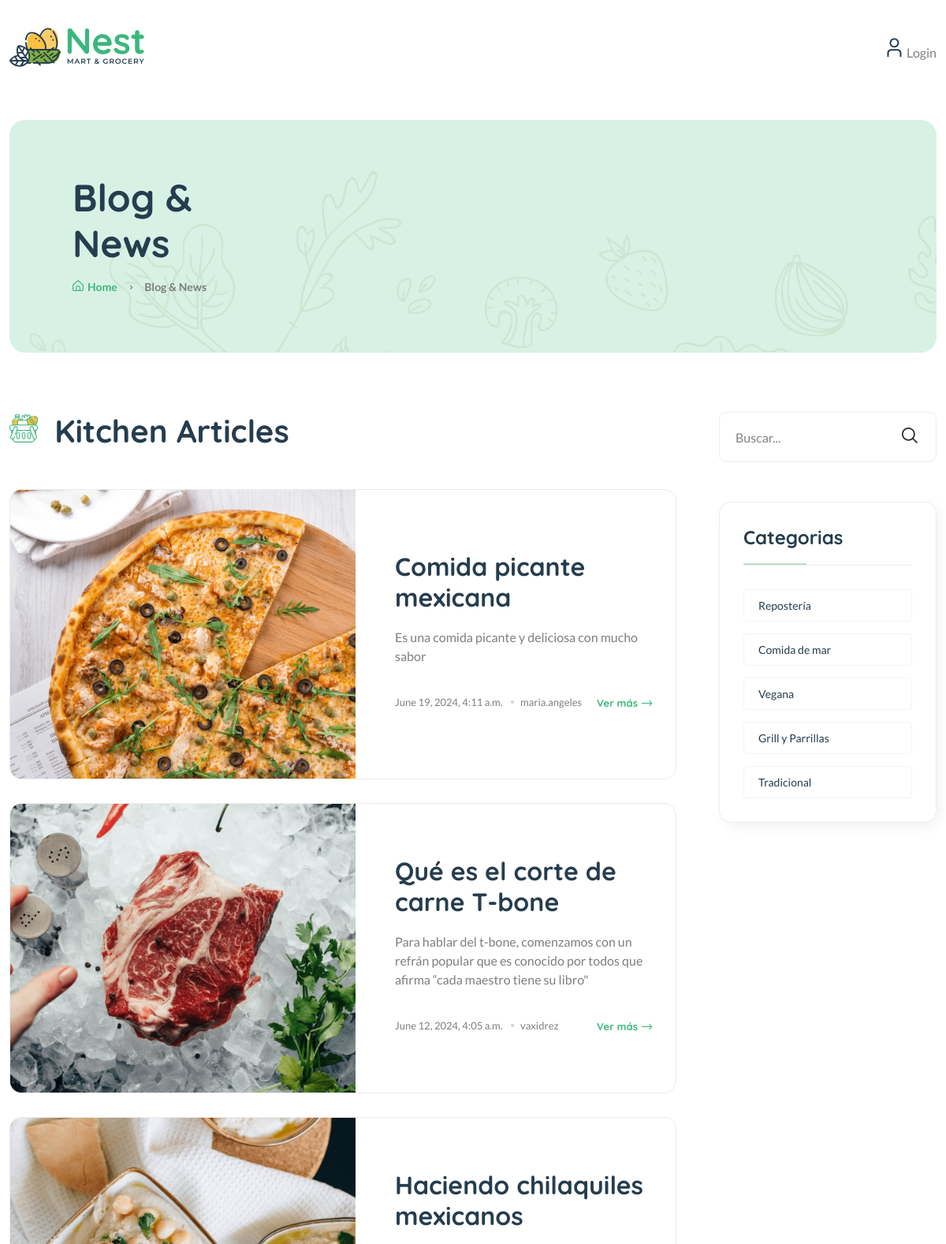
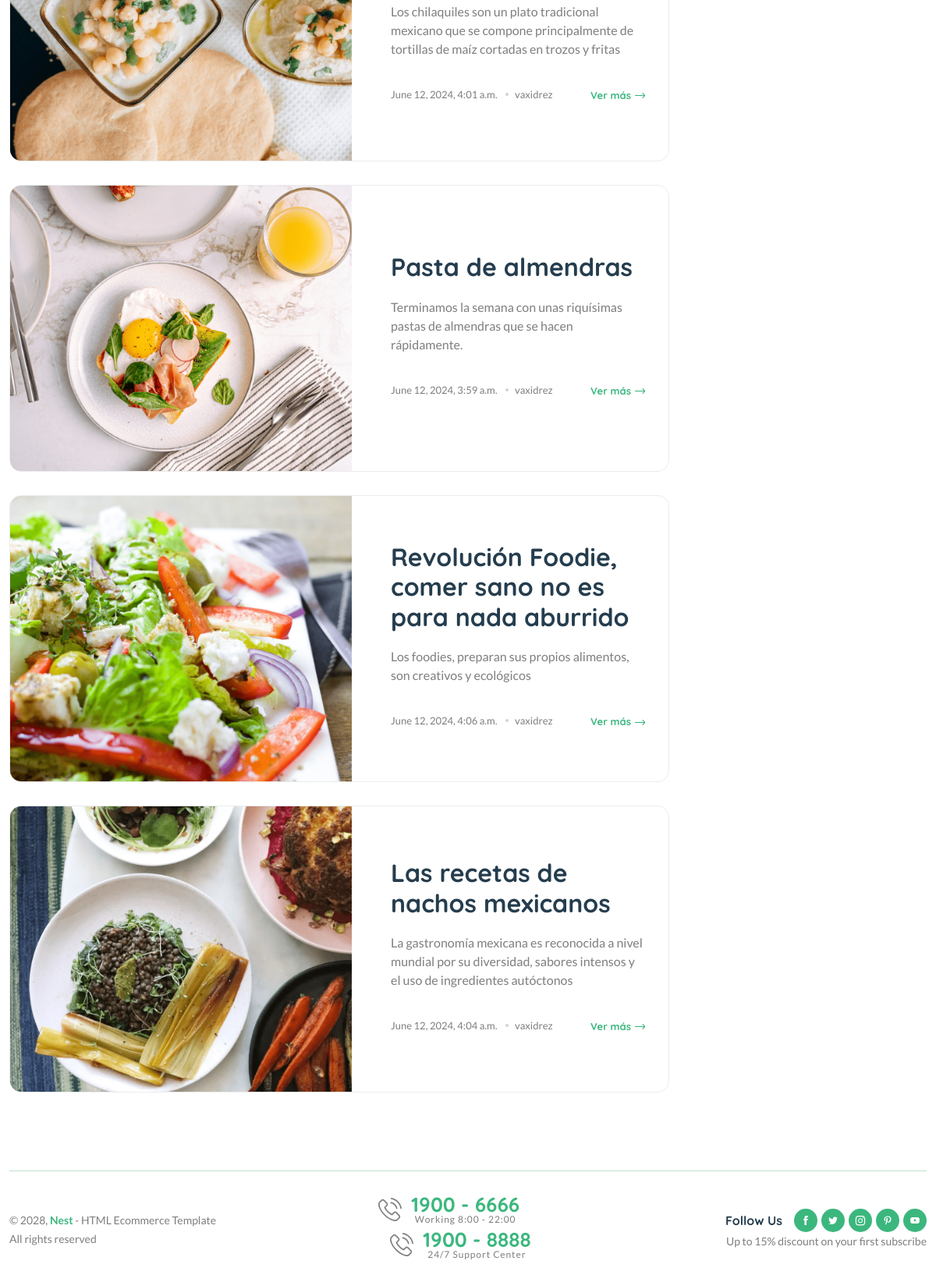
The page / on the database its author committed (2 pictures, top to bottom).
### blogs/models.py (models this page shows, shortened)
class Blog(models.Model):
    title = models.CharField(max_length=100)
    slug = models.SlugField(max_length=150, unique=True, blank=True)
    category = models.ForeignKey(Category, on_delete=models.CASCADE)
    author = models.ForeignKey(User, on_delete=models.CASCADE)
    featured_image = models.ImageField(upload_to='uploads/%Y/%m/%d')
    short_description = models.TextField(max_length=500)
    blog_body = models.TextField(max_length=2000)
    status = models.TextField(max_length=20, choices=STATUS_CHOISES, default="Draft")
    is_featured = models.BooleanField(default=False)
    created_at = models.DateTimeField(auto_now_add=True)
    updated_at = models.DateTimeField(auto_now=True)

class Category(models.Model):
    category_name = models.CharField(max_length=50, unique=True)
    created_at = models.DateTimeField(auto_now_add=True)
    updated_at = models.DateTimeField(auto_now=True)
    class Meta:
        verbose_name_plural = 'categories'

### blog_enterprise/views.py (the view)
# urls.py: 2. Add a URL to urlpatterns:  path('', views.home, name='home')
def home(request):
    posts = Blog.objects.filter(is_featured=True).order_by('-updated_at')
    context = {
        'featured_post': posts
    }
    return render(request, 'home.html', context)

### blogs/context_processors.py (called while the page is built)
def get_categories(request):
    categories = Category.objects.all()
    return dict(categories=categories)

### templates/home.html (shortened to what this page needs)
{% extends 'base.html' %}
    {% load static %}
    {% block content %}
    <main class="main">
        <div class="page-header mt-30 mb-75">
            <div class="container">
                <div class="archive-header">
                    <div class="row align-items-center">
                        <div class="col-xl-3">
                            <h1 class="mb-15">Blog & News</h1>
                            <div class="breadcrumb">
                                <a href="{% url 'home' %}" rel="nofollow"><i class="fi-rs-home mr-5"></i>Home</a>
                                <span></span> Blog & News
                            </div>
                        </div>
                    </div>
                </div>
            </div>
        </div>
        <div class="page-content mb-50">
            <div class="container">
                <div class="row">
                    <div class="col-lg-9">
                        <div class="shop-product-fillter mb-50 pr-30">
                            <div class="totall-product">
                                <h2>
                                    <img class="w-36px mr-10" src="{% static 'assets/imgs/theme/icons/category-1.svg' %}" alt="" />
                                    Kitchen Articles
                                </h2>
                            </div>
                        </div>
                        <div class="loop-grid loop-list pr-30 mb-50">
                            {% for post in featured_post %}
                            <article class="wow fadeIn animated hover-up mb-30 animated">
                                <div class="post-thumb" style="background-image: url({{ post.featured_image.url }})"></div>
                                <div class="entry-content-2 pl-50">
                                    <h3 class="post-title mb-20">
                                        <a href="{% url 'blogs' post.slug%}">{{ post.title }}</a>
                                    </h3>
                                    <p class="post-exerpt mb-40"> {{ post.short_description }} </p>
                                    <div class="entry-meta meta-1 font-xs color-grey mt-10 pb-10">
                                        <div>
                                            <span class="post-on"> {{ post.created_at }} </span>
                                            <span class="hit-count has-dot"> {{ post.author }} </span>
                                        </div>
                                        <a href="{% url 'blogs' post.slug%}" class="text-brand font-heading font-weight-bold">Ver más<i class="fi-rs-arrow-right"></i></a>
                                    </div>
                                </div>
                            </article>
                            {% endfor %}
                        </div>
                    </div>
                    <div class="col-lg-3 primary-sidebar sticky-sidebar">
                        <div class="widget-area">
                            {% include 'includes/blog_search.html' %}
                            {% include 'includes/category_list.html' %}
                        </div>
                    </div>
                </div>
            </div>
        </div>
    </main>
    {% endblock %}

### templates/base.html (shortened to what this page needs)
{% load static %}
<!DOCTYPE html>
<html class="no-js" lang="en">
<head>
    <link rel="stylesheet" href="{% static 'assets/css/main.css' %}" />
</head>
<body>
    <header class="header-area header-style-1 header-height-2">
        <div class="header-middle header-middle-ptb-1 d-none d-lg-block">
            <div class="container">
                <div class="header-wrap">
                    <div class="logo logo-width-1">
                        <a href="{% url 'home' %}"><img src="{% static 'assets/imgs/theme/logo.svg' %}" alt="logo" /></a>
                    </div>
                    <div class="header-right">
                        <div class="header-action-right">
                            <div class="header-action-2">
                                {% if not user.is_authenticated  %}
                                <div class="header-action-icon-2">
                                    <a href="{% url 'login' %}">
                                        <img class="svgInject" alt="Nest" src="{% static 'assets/imgs/theme/icons/icon-user.svg' %}" />
                                    </a>
                                    <a href="{% url 'login' %}"><span class="lable ml-0">&nbsp;Login</span></a>
                                </div>
                                {% endif %}
                            </div>
                        </div>
                    </div>
                </div>
            </div>
        </div>
    </header>
 {% block content %}
 {% endblock %}
<footer class="main">
    <div class="container pb-30">
        <div class="row align-items-center">
            <div class="col-12 mb-30">
                <div class="footer-bottom"></div>
            </div>
            <div class="col-xl-4 col-lg-6 col-md-6">
                <p class="font-sm mb-0">&copy; 2028, <strong class="text-brand">Nest</strong> - HTML Ecommerce Template <br />All rights reserved</p>
            </div>
            <div class="col-xl-4 col-lg-6 text-center d-none d-xl-block">
                <div class="hotline d-lg-inline-flex mr-30">
                    <img src="{% static 'assets/imgs/theme/icons/phone-call.svg' %}" alt="hotline" />
                    <p>1900 - 6666<span>Working 8:00 - 22:00</span></p>
                </div>
                <div class="hotline d-lg-inline-flex">
                    <img src="{% static 'assets/imgs/theme/icons/phone-call.svg' %}" alt="hotline" />
                    <p>1900 - 8888<span>24/7 Support Center</span></p>
                </div>
            </div>
            <div class="col-xl-4 col-lg-6 col-md-6 text-end d-none d-md-block">
                <div class="mobile-social-icon">
                    <h6>Follow Us</h6>
                    <a href="#"><img src="{% static 'assets/imgs/theme/icons/icon-facebook-white.svg' %}" alt="" /></a>
                    <a href="#"><img src="{% static 'assets/imgs/theme/icons/icon-twitter-white.svg' %}" alt="" /></a>
                    <a href="#"><img src="{% static 'assets/imgs/theme/icons/icon-instagram-white.svg' %}" alt="" /></a>
                    <a href="#"><img src="{% static 'assets/imgs/theme/icons/icon-pinterest-white.svg' %}" alt="" /></a>
                    <a href="#"><img src="{% static 'assets/imgs/theme/icons/icon-youtube-white.svg' %}" alt="" /></a>
                </div>
                <p class="font-sm">Up to 15% discount on your first subscribe</p>
            </div>
        </div>
    </div>
</footer>
</body>
</html>

### templates/includes/blog_search.html
<div class="sidebar-widget-2 widget_search mb-50">
    <div class="search-form">
        <form action="{% url 'search' %}"  method="GET" >
            <input type="text" name="keyword" value="{{ keyword }}" placeholder="Buscar..." />
            <button type="submit"><i class="fi-rs-search"></i></button>
        </form>
    </div>
</div>

### templates/includes/category_list.html
<div class="sidebar-widget widget-category-2 mb-50">
    <h5 class="section-title style-1 mb-30">Categorias</h5>
    <ul>
        {% for cat in categories %}
        <li>
            <a href="{% url 'posts_by_category' cat.id %}">{{ cat.category_name }}</a>
        </li>
        {% endfor %}
    </ul>
</div>

### rows shown on the page
Blog: featured_image (picture), title "Comida picante mexicana", short_description "Es una comida picante y deliciosa con mucho sabor", created_at "June 19, 2024, 4:11 a.m.", author "maria.angeles"
Blog: featured_image (picture), title "Qué es el corte de carne T-bone", short_description "Para hablar del t-bone, comenzamos con un refrán popular que es conocido por todos que afirma “cada maestro tiene su libro\"", created_at "June 12, 2024, 4:05 a.m.", author "vaxidrez"
Blog: featured_image (picture), title "Haciendo chilaquiles mexicanos", short_description "Los chilaquiles son un plato tradicional mexicano que se compone principalmente de tortillas de maíz cortadas en trozos y fritas", created_at "June 12, 2024, 4:01 a.m.", author "vaxidrez"
Blog: featured_image (picture), title "Pasta de almendras", short_description "Terminamos la semana con unas riquísimas pastas de almendras que se hacen rápidamente.", created_at "June 12, 2024, 3:59 a.m.", author "vaxidrez"
Blog: featured_image (picture), title "Revolución Foodie, comer sano no es para nada aburrido", short_description "Los foodies, preparan sus propios alimentos, son creativos y ecológicos", created_at "June 12, 2024, 4:06 a.m.", author "vaxidrez"
Blog: featured_image (picture), title "Las recetas de nachos mexicanos", short_description "La gastronomía mexicana es reconocida a nivel mundial por su diversidad, sabores intensos y el uso de ingredientes autóctonos", created_at "June 12, 2024, 4:04 a.m.", author "vaxidrez"
Category: category_name "Repostería"
Category: category_name "Comida de mar"
Category: category_name "Vegana"
Category: category_name "Grill y Parrillas"
Category: category_name "Tradicional"
